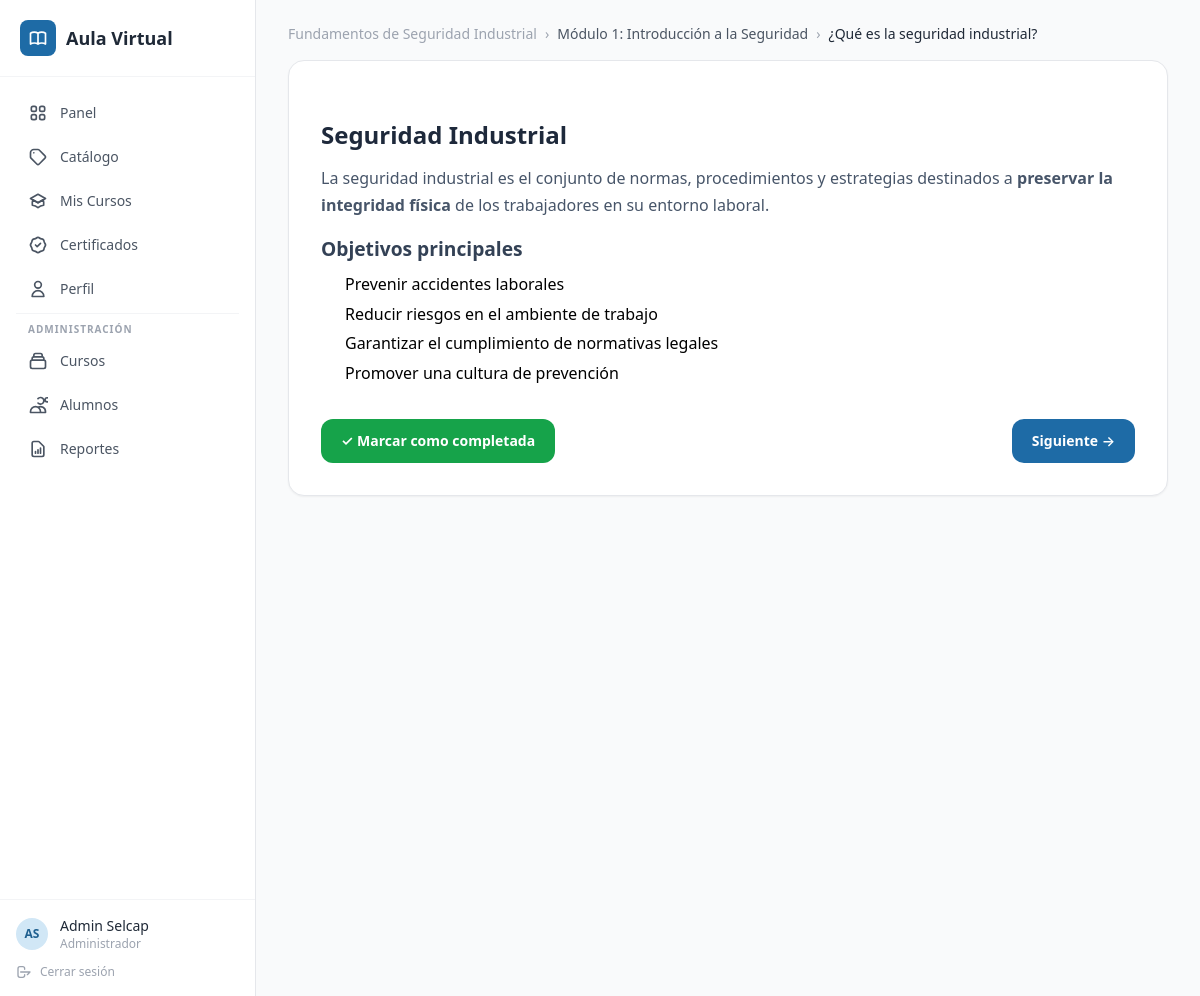
/lesson.php?id=1 (signed in), run on the app's committed database.
### tables this page shows
CREATE TABLE users (
    id INT AUTO_INCREMENT PRIMARY KEY,
    email VARCHAR(255) NOT NULL UNIQUE,
    password_hash VARCHAR(255) NOT NULL,
    first_name VARCHAR(100) NOT NULL,
    last_name VARCHAR(100) NOT NULL,
    role ENUM('admin','student') DEFAULT 'student',
    is_active TINYINT(1) DEFAULT 1,
    created_at TIMESTAMP DEFAULT CURRENT_TIMESTAMP
);

CREATE TABLE lessons (
    id INT AUTO_INCREMENT PRIMARY KEY,
    section_id INT NOT NULL,
    title VARCHAR(255) NOT NULL,
    content_html LONGTEXT DEFAULT '',
    video_url VARCHAR(500),
    live_url VARCHAR(500),
    sort_order INT DEFAULT 0,
    FOREIGN KEY (section_id) REFERENCES sections(id) ON DELETE CASCADE
);

CREATE TABLE courses (
    id INT AUTO_INCREMENT PRIMARY KEY,
    title VARCHAR(255) NOT NULL,
    description TEXT,
    thumbnail_url VARCHAR(500),
    sku VARCHAR(100) UNIQUE,
    is_sequential TINYINT(1) DEFAULT 0,
    passing_grade INT DEFAULT 70,
    status ENUM('draft','published','archived') DEFAULT 'published',
    created_at TIMESTAMP DEFAULT CURRENT_TIMESTAMP
);

CREATE TABLE sections (
    id INT AUTO_INCREMENT PRIMARY KEY,
    course_id INT NOT NULL,
    title VARCHAR(255) NOT NULL,
    description TEXT,
    live_url VARCHAR(500),
    sort_order INT DEFAULT 0,
    FOREIGN KEY (course_id) REFERENCES courses(id) ON DELETE CASCADE
);

### includes/auth.php (called while the page is built, shortened)
<?php
require_once __DIR__ . '/config.php';
function isLoggedIn(): bool {
    return isset($_SESSION['user_id']);
}
function currentUser(): ?array {
    try {
        $stmt = db()->prepare('SELECT id, email, first_name, last_name, role FROM users WHERE id = ? AND is_active = 1');
        $stmt->execute([$_SESSION['user_id']]);
        return $stmt->fetch() ?: null;
    } catch (PDOException $e) {
        return null;
    }
}

### includes/config.php (called while the page is built, shortened)
<?php
function db(): PDO {
    static $pdo = null;
    if ($pdo === null) {
        $dsn = sprintf('mysql:host=%s;dbname=%s;charset=%s', DB_HOST, DB_NAME, DB_CHARSET);
        $pdo = new PDO($dsn, DB_USER, DB_PASS, [
            PDO::ATTR_ERRMODE => PDO::ERRMODE_EXCEPTION,
            PDO::ATTR_DEFAULT_FETCH_MODE => PDO::FETCH_ASSOC,
            PDO::ATTR_EMULATE_PREPARES => false,
        ]);
    }
    return $pdo;
}

### lesson.php (the view, shortened to what this page needs)
<?php
require_once __DIR__ . '/includes/auth.php';
$lessonId = (int) ($_GET['id'] ?? 0);
$userId = $_SESSION['user_id'];
$pdo = db();
$stmt = $pdo->prepare('SELECT l.*, s.id as section_id, s.title as section_title, s.course_id, c.title as course_title, c.is_sequential
    FROM lessons l
    JOIN sections s ON l.section_id = s.id
    JOIN courses c ON s.course_id = c.id
    WHERE l.id = ?');
$stmt->execute([$lessonId]);
$lesson = $stmt->fetch();
$progStmt = $pdo->prepare('SELECT completed FROM lesson_progress WHERE user_id = ? AND lesson_id = ?');
$progStmt->execute([$userId, $lessonId]);
$progress = $progStmt->fetch();
$isDone = $progress && $progress['completed'];
$allLessons = $pdo->prepare('SELECT l.id, l.title FROM lessons l JOIN sections s ON l.section_id = s.id WHERE s.course_id = ? ORDER BY s.sort_order, l.sort_order');
$allLessons->execute([$lesson['course_id']]);
$lessonList = $allLessons->fetchAll();
$currentIdx = -1;
$nextLesson = null;
foreach ($lessonList as $i => $l) {
    if ((int)$l['id'] === $lessonId) {
        $currentIdx = $i;
        break;
    }
}
if ($currentIdx < count($lessonList) - 1) $nextLesson = $lessonList[$currentIdx + 1];
require __DIR__ . '/includes/header.php';
?>
<nav class="flex items-center gap-2 text-sm text-gray-400 mb-4 flex-wrap">
  <a href="<?= BASE_URL ?>/dashboard.php" class="hover:text-selcap-600 transition-colors"><?= htmlspecialchars($lesson['course_title']) ?></a>
  <span>›</span>
  <span class="text-gray-600"><?= htmlspecialchars($lesson['section_title']) ?></span>
  <span>›</span>
  <span class="text-gray-800 font-medium"><?= htmlspecialchars($lesson['title']) ?></span>
</nav>
<div class="bg-white rounded-2xl shadow-sm border border-gray-200 p-6 sm:p-8">
  <div class="lesson-content prose max-w-none">
    <?= $lesson['content_html'] ?>
  </div>
  <div class="mt-8 flex items-center justify-between gap-4 flex-wrap">
    <div class="flex items-center gap-3">
      <form method="POST">
        <?php if (!$isDone): ?>
          <button type="submit" name="complete" value="1"
                  class="bg-green-600 hover:bg-green-700 text-white font-semibold px-5 py-3 rounded-xl transition-colors text-sm">
            ✓ Marcar como completada
          </button>
        <?php else: ?>
          <span class="text-sm text-green-600 font-medium px-2">✓ Lección completada</span>
        <?php endif; ?>
      </form>
    </div>
    <?php if ($nextLesson): ?>
      <a href="<?= BASE_URL ?>/lesson.php?id=<?= $nextLesson['id'] ?>"
         class="flex items-center gap-2 bg-selcap-600 hover:bg-selcap-700 text-white font-semibold px-5 py-3 rounded-xl transition-colors text-sm">
        Siguiente →
      </a>
    <?php endif; ?>
  </div>
</div>
<?php require __DIR__ . '/includes/footer.php'; ?>

### includes/header.php (shortened to what this page needs)
<?php
require_once __DIR__ . '/auth.php';
$user = currentUser();
$isAdmin = $user && $user['role'] === 'admin';
$currentPage = $currentPage ?? '';
?>
<!DOCTYPE html>
<html lang="es">
<head>
  <script src="https://cdn.tailwindcss.com"></script>
</head>
<body class="bg-neutral-50 min-h-screen">
<div class="flex min-h-screen">
  <aside class="w-64 bg-white border-r border-neutral-200 hidden lg:flex flex-col shrink-0">
    <div class="p-5 border-b border-neutral-100">
      <a href="<?= BASE_URL ?>/dashboard.php" class="flex items-center gap-2.5 no-underline">
        <div class="w-9 h-9 bg-primary-600 rounded-lg flex items-center justify-center">
        </div>
        <span class="font-bold text-neutral-800 text-lg">Aula Virtual</span>
      </a>
    </div>
    <nav class="flex-1 p-4 space-y-1">
      <a href="<?= BASE_URL ?>/dashboard.php" class="flex items-center gap-3 px-3 py-2.5 rounded-lg text-sm font-medium transition-colors
        <?= $currentPage === 'dashboard' ? 'bg-primary-50 text-primary-600' : 'text-neutral-600 hover:bg-neutral-100' ?>">
        Panel
      </a>
      <a href="<?= BASE_URL ?>/catalogo.php" class="flex items-center gap-3 px-3 py-2.5 rounded-lg text-sm font-medium transition-colors
        <?= $currentPage === 'catalogo' ? 'bg-primary-50 text-primary-600' : 'text-neutral-600 hover:bg-neutral-100' ?>">
        <svg class="w-5 h-5" fill="none" viewBox="0 0 24 24" stroke="currentColor"><path stroke-linecap="round" stroke-linejoin="round" stroke-width="2" d="M7 7h.01M7 3h5c.512 0 1.024.195 1.414.586l7 7a2 2 0 010 2.828l-7 7a2 2 0 01-2.828 0l-7-7A1.994 1.994 0 013 12V7a4 4 0 014-4z"/></svg>
        Catálogo
      </a>
      <a href="<?= BASE_URL ?>/mis-cursos.php" class="flex items-center gap-3 px-3 py-2.5 rounded-lg text-sm font-medium transition-colors
        <?= $currentPage === 'mis-cursos' ? 'bg-primary-50 text-primary-600' : 'text-neutral-600 hover:bg-neutral-100' ?>">
        Mis Cursos
      </a>
      <a href="<?= BASE_URL ?>/certificados.php" class="flex items-center gap-3 px-3 py-2.5 rounded-lg text-sm font-medium transition-colors
        <?= $currentPage === 'certificados' ? 'bg-primary-50 text-primary-600' : 'text-neutral-600 hover:bg-neutral-100' ?>">
        Certificados
      </a>
      <a href="<?= BASE_URL ?>/perfil.php" class="flex items-center gap-3 px-3 py-2.5 rounded-lg text-sm font-medium transition-colors
        <?= $currentPage === 'perfil' ? 'bg-primary-50 text-primary-600' : 'text-neutral-600 hover:bg-neutral-100' ?>">
        <svg class="w-5 h-5" fill="none" viewBox="0 0 24 24" stroke="currentColor"><path stroke-linecap="round" stroke-linejoin="round" stroke-width="2" d="M16 7a4 4 0 11-8 0 4 4 0 018 0zM12 14a7 7 0 00-7 7h14a7 7 0 00-7-7z"/></svg>
        Perfil
      </a>
      <?php if ($isAdmin): ?>
      <div class="border-t border-neutral-100 my-2 pt-2">
        <p class="px-3 text-[10px] text-neutral-400 mb-1 uppercase tracking-widest font-semibold">Administración</p>
      </div>
      <a href="<?= BASE_URL ?>/admin/courses.php" class="flex items-center gap-3 px-3 py-2.5 rounded-lg text-sm font-medium transition-colors
        <?= $currentPage === 'cursos' ? 'bg-primary-50 text-primary-600' : 'text-neutral-600 hover:bg-neutral-100' ?>">
        <svg class="w-5 h-5" fill="none" viewBox="0 0 24 24" stroke="currentColor"><path stroke-linecap="round" stroke-linejoin="round" stroke-width="2" d="M19 11H5m14 0a2 2 0 012 2v6a2 2 0 01-2 2H5a2 2 0 01-2-2v-6a2 2 0 012-2m14 0V9a2 2 0 00-2-2M5 11V9a2 2 0 012-2m0 0V5a2 2 0 012-2h6a2 2 0 012 2v2M7 7h10"/></svg>
        Cursos
      </a>
      <a href="<?= BASE_URL ?>/admin/alumnos.php" class="flex items-center gap-3 px-3 py-2.5 rounded-lg text-sm font-medium transition-colors
        <?= $currentPage === 'alumnos' ? 'bg-primary-50 text-primary-600' : 'text-neutral-600 hover:bg-neutral-100' ?>">
        <svg class="w-5 h-5" fill="none" viewBox="0 0 24 24" stroke="currentColor"><path stroke-linecap="round" stroke-linejoin="round" stroke-width="2" d="M12 4.354a4 4 0 110 5.292M15 21H3v-1a6 6 0 0112 0v1zm0 0h6v-1a6 6 0 00-9-5.197m13.5-9a2.5 2.5 0 11-5 0 2.5 2.5 0 015 0z"/></svg>
        Alumnos
      </a>
      <a href="<?= BASE_URL ?>/admin/reportes.php" class="flex items-center gap-3 px-3 py-2.5 rounded-lg text-sm font-medium transition-colors
        <?= $currentPage === 'reportes' ? 'bg-primary-50 text-primary-600' : 'text-neutral-600 hover:bg-neutral-100' ?>">
        <svg class="w-5 h-5" fill="none" viewBox="0 0 24 24" stroke="currentColor"><path stroke-linecap="round" stroke-linejoin="round" stroke-width="2" d="M9 17v-2m3 2v-4m3 4v-6m2 10H7a2 2 0 01-2-2V5a2 2 0 012-2h5.586a1 1 0 01.707.293l5.414 5.414a1 1 0 01.293.707V19a2 2 0 01-2 2z"/></svg>
        Reportes
      </a>
      <?php endif; ?>
    </nav>
    <div class="p-4 border-t border-neutral-100">
      <div class="flex items-center gap-3 mb-3">
        <div class="w-8 h-8 rounded-full bg-primary-100 flex items-center justify-center text-primary-700 font-bold text-xs">
          <?= strtoupper(substr($user['first_name'] ?? 'U', 0, 1) . substr($user['last_name'] ?? '', 0, 1)) ?>
        </div>
        <div class="min-w-0">
          <p class="text-sm font-medium text-neutral-800 truncate"><?= htmlspecialchars(($user['first_name'] ?? '') . ' ' . ($user['last_name'] ?? '')) ?></p>
          <p class="text-xs text-neutral-400"><?= $isAdmin ? 'Administrador' : 'Estudiante' ?></p>
        </div>
      </div>
      <a href="<?= BASE_URL ?>/logout.php" class="flex items-center gap-2 text-xs text-neutral-400 hover:text-red-500 transition-colors">
        <svg class="w-4 h-4" fill="none" viewBox="0 0 24 24" stroke="currentColor"><path stroke-linecap="round" stroke-linejoin="round" stroke-width="2" d="M17 16l4-4m0 0l-4 4m4-4H7m6 4v1a3 3 0 01-3 3H6a3 3 0 01-3-3V7a3 3 0 013-3h4a3 3 0 013 3v1"/></svg>
        Cerrar sesión
      </a>
    </div>
  </aside>
  <div class="flex-1 lg:ml-0 mt-14 lg:mt-0">
    <main class="max-w-5xl mx-auto px-4 lg:px-8 py-6">

### includes/header.php (style rules this page uses)
body { font-family: system-ui, -apple-system, sans-serif; }
.lesson-content h2 { font-size:1.5rem; font-weight:700; margin:1.5rem 0 0.75rem; color:#1e293b; }
.lesson-content h3 { font-size:1.2rem; font-weight:600; margin:1rem 0 0.5rem; color:#334155; }
.lesson-content p { margin:0.5rem 0; line-height:1.7; color:#475569; }
.lesson-content ul, .lesson-content ol { margin:0.5rem 0 0.5rem 1.5rem; }
.lesson-content li { margin:0.25rem 0; line-height:1.6; }

### data on the page
users: first_name+last_name "AS", first_name+last_name "Admin Selcap"
lessons: courses.title "Fundamentos de Seguridad Industrial", section.title "Módulo 1: Introducción a la Seguridad", title "¿Qué es la seguridad industrial?", content_html "Seguridad Industrial La seguridad industrial es el conjunto de normas, procedimientos y estrategias destinados a preservar la integridad física de los trabajadores en su entorno laboral. Objetivos principales Prevenir accidentes laborales Reducir riesgos en el ambiente de trabajo Garantizar el cumplimiento de normativas legales Promover una cultura de prevención"
